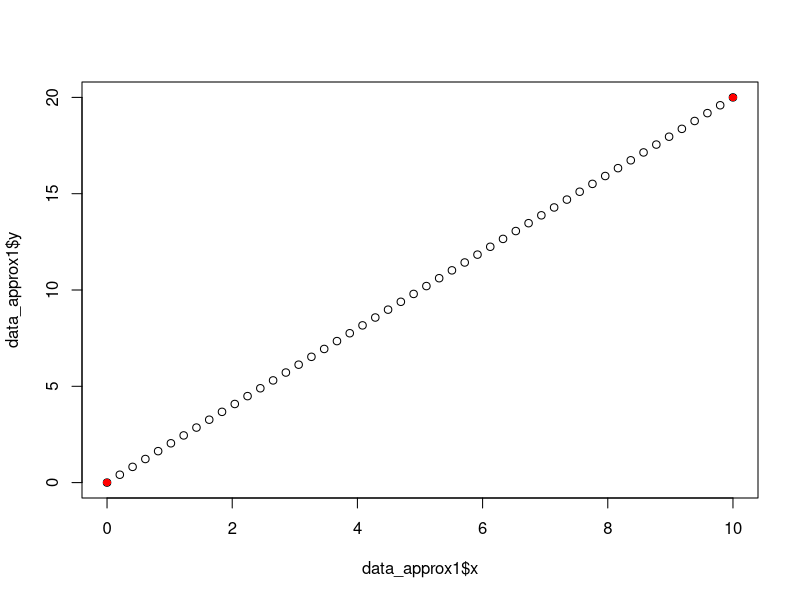
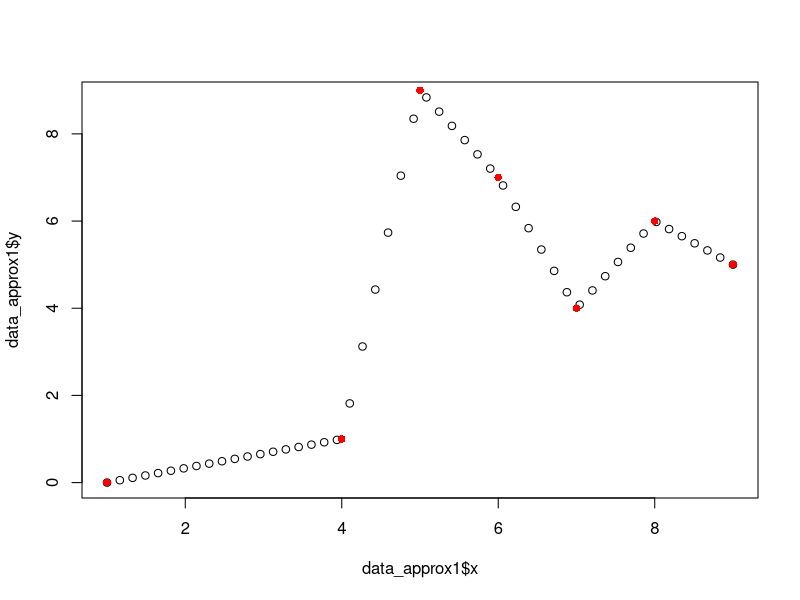
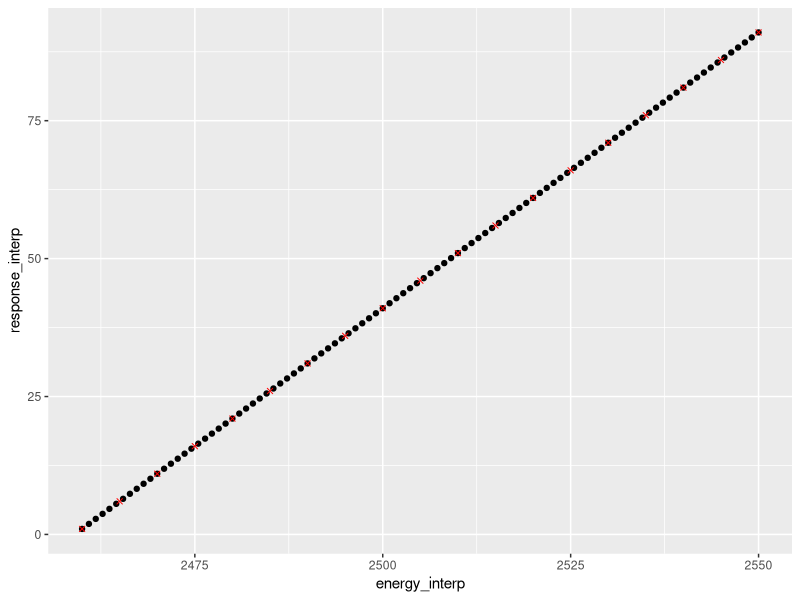

The R script that drew these images, in order: (Note: this script raises an error after producing the figures.)
# Data interpolation example

# Create vector 
x <- c(0, 10)     
y <- c(0, 20)

data_approx1 <- approx(x, y)
data_approx1

plot(data_approx1$x, data_approx1$y)
points(x, y, 
       col = "red", 
       pch = 16)


# Create vector 
x <- c(1,8,9,4,7,6,5)     
y <- c(0,6,5,1,4,7,9)   

# Apply approx function 
data_approx1 <- approx(x, y)        
data_approx1     

# Draw output of approx function 
plot(data_approx1$x,                  
     data_approx1$y) 
points(x, y, 
       col = "red", 
       pch = 16)


# Now let's try it on a tibble
library(tidyverse)

data <- tibble(
  energy = seq(2460, 2550, by = 5),
  response = seq(1, 95, by = 5)
)


data_interp <- data |> 
  summarize(
    energy_interp = approx(x = energy, y = response, n = 100)$x,
    response_interp = approx(x = energy, y = response, n = 100)$y
  )

data_interp |> 
  ggplot() +
  aes(x = energy_interp, y = response_interp) +
  geom_point() +
  geom_point(data = data, aes(x = energy, y = response), color = "red", shape = 4)



# XANES example
covellite <- read_rds("cache/xanes_w_metadata.rds") |> 
  filter(str_detect(filename, "Covellite"))

# Plot
covellite |> 
  ggplot() +
  aes(x = energy, y = samnorm) +
  geom_point() +
  geom_line()

# now we try interpolating
covellite_interpolated <- covellite |> 
  select(filename, energy, samnorm) |> 
  group_by(filename) |> 
  reframe(
    energy_interp = approx(x = energy, y = samnorm, n = 5000)$x,
    samnorm_interp = approx(x = energy, y = samnorm, n = 5000)$y
  )

# plot
covellite_interpolated |> 
  ggplot() +
  aes(x = energy_interp, y = samnorm_interp) +
  geom_point(size = 0.5) +
  geom_line(linewidth = 0.25) +
  geom_point(
    data = covellite, aes(x = energy, y = samnorm),
    shape = 6, color = "red"
  )
